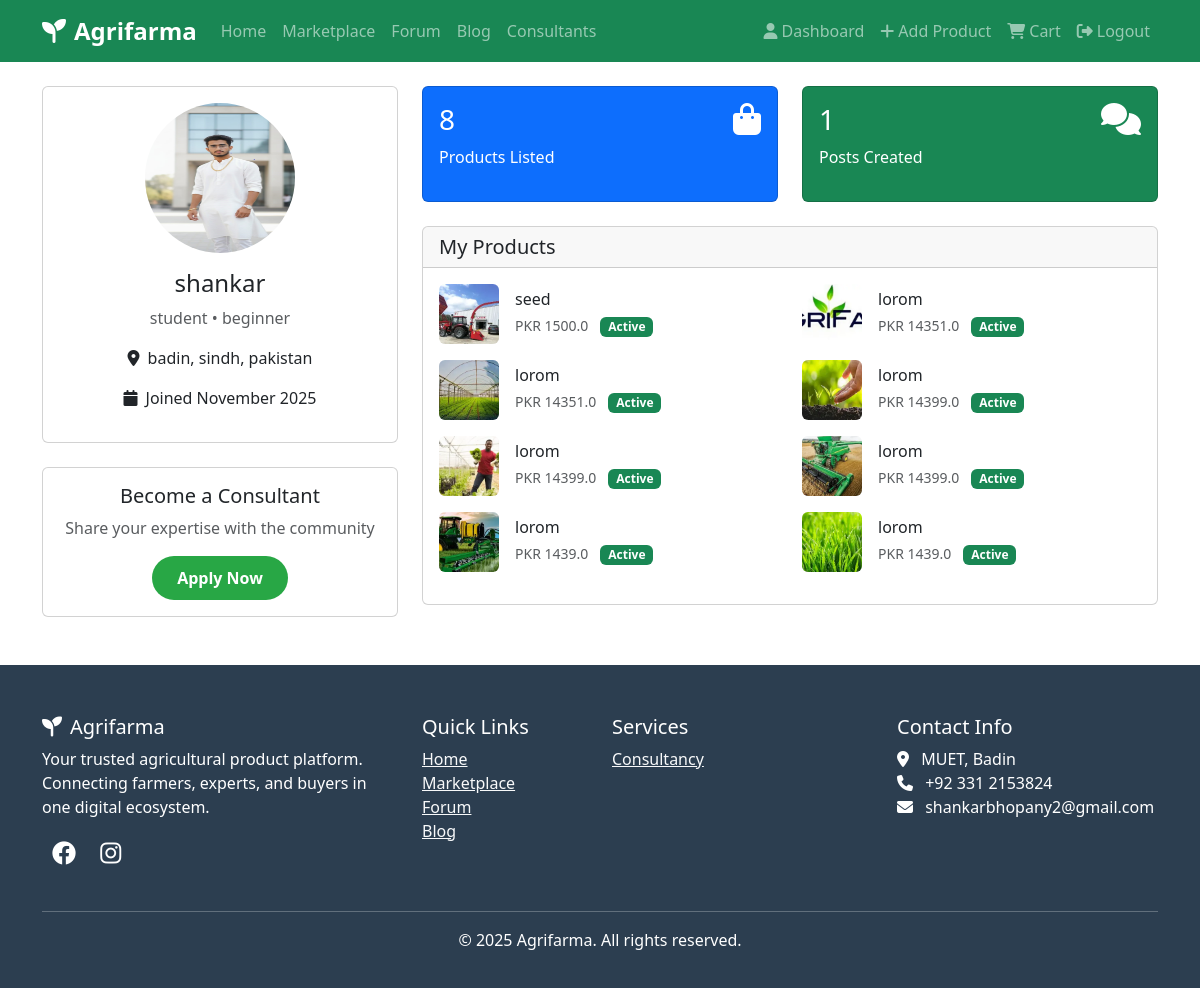
The page /dashboard (signed in) on the database its author committed.
### app.py (models this page shows)
class User(db.Model):
    id = db.Column(db.Integer, primary_key=True)
    username = db.Column(db.String(100), unique=True, nullable=False)
    email = db.Column(db.String(150), unique=True, nullable=False)
    password = db.Column(db.String(200), nullable=False)
    mobile = db.Column(db.String(20))
    location = db.Column(db.String(200))
    profession = db.Column(db.String(50))
    expertise = db.Column(db.String(50))
    profile_picture = db.Column(db.String(200))
    join_date = db.Column(db.DateTime(timezone=True), default=lambda: datetime.now(timezone.utc))
    is_consultant = db.Column(db.Boolean, default=False)
    consultant_category = db.Column(db.String(100))
    consultant_approved = db.Column(db.Boolean, default=False)
    products = db.relationship('Product', backref='owner', lazy=True, cascade='all, delete-orphan')
    posts = db.relationship('Post', backref='author', lazy=True, cascade='all, delete-orphan')
    orders = db.relationship('Order', backref='customer', lazy=True, cascade='all, delete-orphan')
    cart_items = db.relationship('CartItem', backref='user', lazy=True, cascade='all, delete-orphan')
    consultations_requested = db.relationship('Consultation', foreign_keys='Consultation.user_id', backref='client', lazy=True)
    consultations_received = db.relationship('Consultation', foreign_keys='Consultation.consultant_id', backref='consultant', lazy=True)
    consultations_requested = db.relationship('Consultation', foreign_keys='Consultation.user_id', backref='client', lazy=True)

class Product(db.Model):
    id = db.Column(db.Integer, primary_key=True)
    name = db.Column(db.String(100), nullable=False)
    price = db.Column(db.Float, nullable=False)
    description = db.Column(db.Text, nullable=False)
    image = db.Column(db.String(200), nullable=True)
    category = db.Column(db.String(100), nullable=False)
    subcategory = db.Column(db.String(100))
    featured = db.Column(db.Boolean, default=False)
    active = db.Column(db.Boolean, default=True)
    stock_quantity = db.Column(db.Integer, default=1)
    created_date = db.Column(db.DateTime(timezone=True), default=lambda: datetime.now(timezone.utc))
    user_id = db.Column(db.Integer, db.ForeignKey('user.id', ondelete='CASCADE'))
    category_id = db.Column(db.Integer, db.ForeignKey('category.id'), nullable=True)
    orders = db.relationship('Order', backref='product', lazy=True, cascade='all, delete-orphan')
    cart_items = db.relationship('CartItem', backref='product', lazy=True, cascade='all, delete-orphan')
    posts = db.relationship('Post', backref='product', lazy=True)

### app.py (the view)
@app.route('/dashboard')
def dashboard():
    if 'user' not in session:
        flash("Please login to access dashboard.", "warning")
        return redirect(url_for('login'))
    user = User.query.filter_by(username=session['user']).first()
    if not user:
        flash("User not found. Please login again.", "danger")
        return redirect(url_for('logout'))
    try:
        user_products = Product.query.filter_by(user_id=user.id).all()
        user_posts = Post.query.filter_by(user_id=user.id).all()
        user_orders = Order.query.filter_by(user_id=user.id).order_by(Order.created_date.desc()).limit(5).all()
        return render_template('dashboard.html', user=user, products=user_products, posts=user_posts, orders=user_orders)
    except Exception as e:
        flash(f"Error loading dashboard: {str(e)}", "danger")
        return render_template('dashboard.html', user=user, products=[], posts=[], orders=[])

### app.py (called while the page is built)
def get_cart_items_count(user_id):
    return CartItem.query.filter_by(user_id=user_id).count()

@app.before_request
def make_session_permanent():
    session.permanent = True
    if 'user_id' in session:
        session['cart_count'] = get_cart_items_count(session['user_id'])

### templates/dashboard.html (shortened to what this page needs)
{% extends "base.html" %}
{% block content %}
<div class="container mt-4">
    <div class="row">
        <div class="col-md-4">
            <div class="card">
                <div class="card-body text-center">
                    {% if user.profile_picture %}
                    <img src="{{ url_for('static', filename='uploads/' ~ user.profile_picture) }}"
                         class="rounded-circle mb-3"
                         width="150"
                         height="150"
                         alt="Profile Picture">
                    {% else %}
                    <div class="rounded-circle bg-light d-inline-flex align-items-center justify-content-center mb-3"
                         style="width: 150px; height: 150px;">
                        <i class="fas fa-user fa-3x text-muted"></i>
                    </div>
                    {% endif %}
                    <h4>{{ user.username }}</h4>
                    <p class="text-muted">{{ user.profession|default('Farmer') }} • {{ user.expertise|default('Beginner') }}</p>
                    <p><i class="fas fa-map-marker-alt me-2"></i>{{ user.location|default('Location not set') }}</p>
                    <p><i class="fas fa-calendar me-2"></i>Joined {{ user.join_date.strftime('%B %Y') }}</p>
                </div>
            </div>
            {% if not user.is_consultant %}
            <div class="card mt-4">
                <div class="card-body text-center">
                    <h5>Become a Consultant</h5>
                    <p class="text-muted">Share your expertise with the community</p>
                    <a href="{{ url_for('become_consultant') }}" class="btn btn-success">Apply Now</a>
                </div>
            </div>
            {% endif %}
        </div>
        <div class="col-md-8">
            <div class="row">
                <div class="col-md-6 mb-4">
                    <div class="card bg-primary text-white">
                        <div class="card-body">
                            <div class="d-flex justify-content-between">
                                <div>
                                    <h3>{{ products|length }}</h3>
                                    <p>Products Listed</p>
                                </div>
                                <i class="fas fa-shopping-bag fa-2x"></i>
                            </div>
                        </div>
                    </div>
                </div>
                <div class="col-md-6 mb-4">
                    <div class="card bg-success text-white">
                        <div class="card-body">
                            <div class="d-flex justify-content-between">
                                <div>
                                    <h3>{{ posts|length }}</h3>
                                    <p>Posts Created</p>
                                </div>
                                <i class="fas fa-comments fa-2x"></i>
                            </div>
                        </div>
                    </div>
                </div>
            </div>
            <div class="card">
                <div class="card-header">
                    <h5 class="mb-0">My Products</h5>
                </div>
                <div class="card-body">
                    {% if products %}
                    <div class="row">
                        {% for product in products %}
                        <div class="col-md-6 mb-3">
                            <div class="d-flex align-items-center">
                                {% if product.image %}
                                <img src="{{ url_for('static', filename='uploads/' ~ product.image) }}"
                                     class="rounded me-3"
                                     width="60"
                                     height="60"
                                     style="object-fit: cover;">
                                {% else %}
                                <div class="bg-light rounded me-3 d-flex align-items-center justify-content-center"
                                     style="width: 60px; height: 60px;">
                                    <i class="fas fa-image text-muted"></i>
                                </div>
                                {% endif %}
                                <div>
                                    <h6 class="mb-1">{{ product.name }}</h6>
                                    <small class="text-muted">PKR {{ product.price }}</small>
                                    <span class="badge bg-{{ 'success' if product.active else 'secondary' }} ms-2">
                                        {{ 'Active' if product.active else 'Inactive' }}
                                    </span>
                                </div>
                            </div>
                        </div>
                        {% endfor %}
                    </div>
                    {% else %}
                    <p class="text-muted">No products listed yet.</p>
                    <a href="{{ url_for('add_product') }}" class="btn btn-success">Add Your First Product</a>
                    {% endif %}
                </div>
            </div>
        </div>
    </div>
</div>
{% endblock %}

### templates/base.html (shortened to what this page needs)
<!DOCTYPE html>
<html lang="en">
<head>
    <link href="https://cdn.jsdelivr.net/npm/bootstrap@5.3.2/dist/css/bootstrap.min.css" rel="stylesheet">
    <link href="https://cdnjs.cloudflare.com/ajax/libs/font-awesome/6.4.0/css/all.min.css" rel="stylesheet">
    <link rel="stylesheet" href="https://cdnjs.cloudflare.com/ajax/libs/animate.css/4.1.1/animate.min.css">
</head>
<body>
    <nav class="navbar navbar-expand-lg navbar-dark bg-success sticky-top">
        <div class="container">
            <a class="navbar-brand" href="/">
                <i class="fas fa-seedling me-2"></i>Agrifarma
            </a>
            <div class="collapse navbar-collapse" id="navbarNav">
                <ul class="navbar-nav me-auto">
                    <li class="nav-item">
                        <a class="nav-link" href="{{ url_for('index') }}">Home</a>
                    </li>
                    <li class="nav-item">
                        <a class="nav-link" href="{{ url_for('products') }}">Marketplace</a>
                    </li>
                    <li class="nav-item">
                        <a class="nav-link" href="{{ url_for('forum') }}">Forum</a>
                    </li>
                    <li class="nav-item">
                        <a class="nav-link" href="{{ url_for('blog') }}">Blog</a>
                    </li>
                    <li class="nav-item">
                        <a class="nav-link" href="{{ url_for('consultants') }}">Consultants</a>
                    </li>
                </ul>
                <ul class="navbar-nav">
                    {% if 'user' in session %}
                        <li class="nav-item">
                            <a class="nav-link" href="{{ url_for('dashboard') }}">
                                <i class="fas fa-user me-1"></i>Dashboard
                            </a>
                        </li>
                        <li class="nav-item">
                            <a class="nav-link" href="{{ url_for('add_product') }}">
                                <i class="fas fa-plus me-1"></i>Add Product
                            </a>
                        </li>
                        <li class="nav-item">
                            <a class="nav-link" href="{{ url_for('cart') }}">
                                <i class="fas fa-shopping-cart me-1"></i>Cart
                            </a>
                        </li>
                        <li class="nav-item">
                            <a class="nav-link" href="{{ url_for('logout') }}">
                                <i class="fas fa-sign-out-alt me-1"></i>Logout
                            </a>
                        </li>
                    {% endif %}
                </ul>
            </div>
        </div>
    </nav>
    {% block content %}{% endblock %}
    <footer class="footer mt-5">
        <div class="container">
            <div class="row">
                <div class="col-md-4 mb-4">
                    <h5><i class="fas fa-seedling me-2"></i>Agrifarma</h5>
                    <p>Your trusted agricultural product platform. Connecting farmers, experts, and buyers in one digital ecosystem.</p>
                    <div class="social-links">
                        <a href="https://web.facebook.com/profile.php?id=61561187623035"><i class="fab fa-facebook"></i></a>
                        <a href="https://www.instagram.com/shankarbhopany/"><i class="fab fa-instagram"></i></a>
                    </div>
                </div>
                <div class="col-md-2 mb-4">
                    <h5>Quick Links</h5>
                    <ul class="list-unstyled">
                        <li><a href="{{ url_for('index') }}" class="text-light">Home</a></li>
                        <li><a href="{{ url_for('products') }}" class="text-light">Marketplace</a></li>
                        <li><a href="{{ url_for('forum') }}" class="text-light">Forum</a></li>
                        <li><a href="{{ url_for('blog') }}" class="text-light">Blog</a></li>
                    </ul>
                </div>
                <div class="col-md-3 mb-4">
                    <h5>Services</h5>
                    <ul class="list-unstyled">
                        <li><a href="{{ url_for('consultants') }}" class="text-light">Consultancy</a></li>
                    </ul>
                </div>
                <div class="col-md-3 mb-4">
                    <h5>Contact Info</h5>
                    <ul class="list-unstyled">
                        <li><i class="fas fa-map-marker-alt me-2"></i> MUET, Badin</li>
                        <li><i class="fas fa-phone me-2"></i> +92 331 2153824 </li>
                        <li><i class="fas fa-envelope me-2"></i> shankarbhopany2@gmail.com</li>
                    </ul>
                </div>
            </div>
            <hr class="bg-light">
            <div class="text-center">
                <p>&copy; 2025 Agrifarma. All rights reserved.</p>
            </div>
        </div>
    </footer>
</body>
</html>

### templates/base.html (style rules this page uses)
:root { --primary-green: #28a745; --dark-green: #1e7e34; --light-green: #d4edda; --gold: #ffc107; }
.navbar-brand { font-weight: bold; font-size: 1.5rem; }
.btn-success { background: var(--primary-green); border: none; padding: 10px 25px; border-radius: 25px; font-weight: 600; transition: all 0.3s ease; }
.footer { background: #2c3e50; color: white; padding: 50px 0 20px; }
.social-links a { color: white; font-size: 1.5rem; margin: 0 10px; transition: color 0.3s ease; }

### rows shown on the page
User: profile_picture (picture), username "shankar", profession "student", expertise "beginner", location "badin, sindh, pakistan", join_date "November 2025"
Product: image (picture), name "seed", price "1500.0", active "Active"
Product: image (picture), name "lorom", price "14351.0", active "Active"
Product: image (picture), name "lorom", price "14351.0", active "Active"
Product: image (picture), name "lorom", price "14399.0", active "Active"
Product: image (picture), name "lorom", price "14399.0", active "Active"
Product: image (picture), name "lorom", price "14399.0", active "Active"
Product: image (picture), name "lorom", price "1439.0", active "Active"
Product: image (picture), name "lorom", price "1439.0", active "Active"

### other values the page prints
{{ products|length }} "8"
{{ posts|length }} "1"
